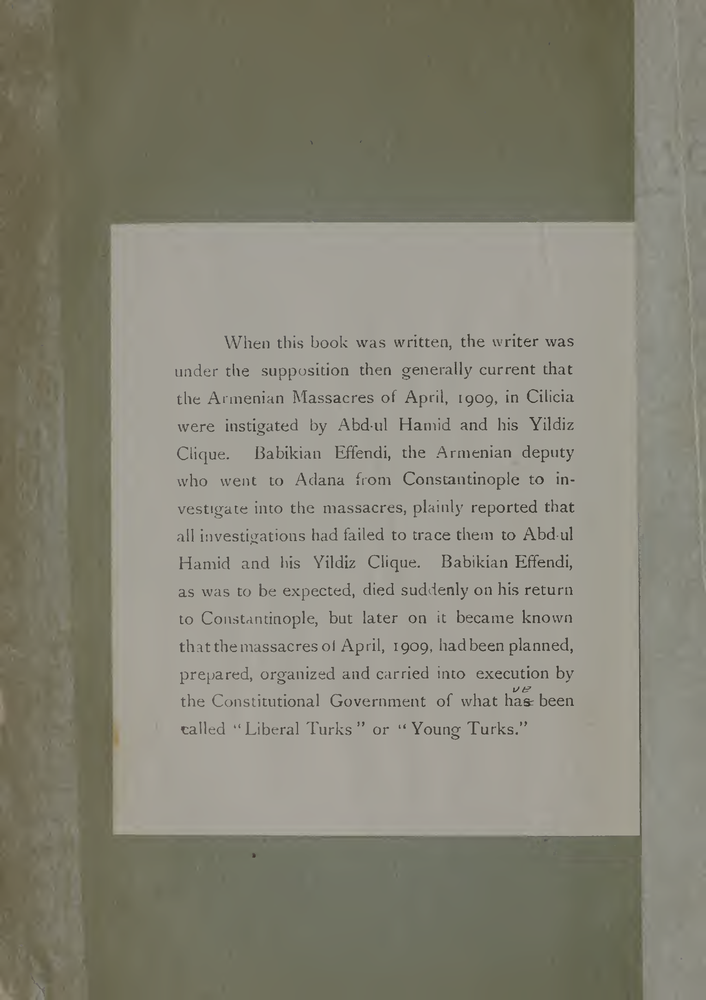
#> input picture data/raw/damage_dataset/fade/fade_a006.tiff, 706 x 1000 px, shrunk from 1850 x 2621 before the run
$ python -i damage.py   (imports and definitions only)   (older library calls are emulated)
#> lines starting #> are read from the running program, lines starting #| are printed output that depends on the picture; after the words box and inside, x2 and y2 are one past the last pixel; in counts of white or black regions, pixels touching at a corner belong together
import cv2
import numpy as np


# =========================
# Helpers
# =========================
def to_gray(image):
    image = np.array(image)

    if len(image.shape) == 2:
        return image.astype(np.uint8)

    return cv2.cvtColor(image, cv2.COLOR_RGB2GRAY).astype(np.uint8)
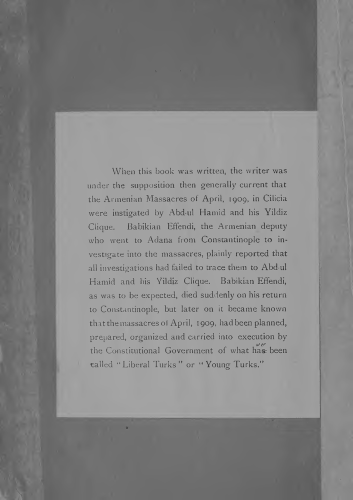
#> returned value: shape (1000, 706) (shown at 1/2 size); min 32, max 185, mean 132.1


# =========================
# 1. Noise Detection
# =========================
def detect_noise(gray):
    lap = cv2.Laplacian(gray, cv2.CV_64F)
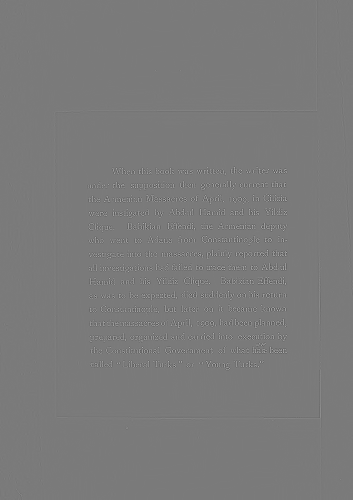
#> lap: shape (1000, 706) float64 (shown at 1/2 size); min -311, max 335, mean 0; drawn with min black and max white
    noise = np.abs(lap)

    noise = cv2.normalize(noise, None, 0, 255, cv2.NORM_MINMAX)
    return noise.astype(np.uint8)


# =========================
# 2. Faded Text Detection
# =========================
def detect_faded(gray):
    blur = cv2.GaussianBlur(gray, (21, 21), 0)
    faded = cv2.absdiff(gray, blur)

    faded = cv2.normalize(faded, None, 0, 255, cv2.NORM_MINMAX)
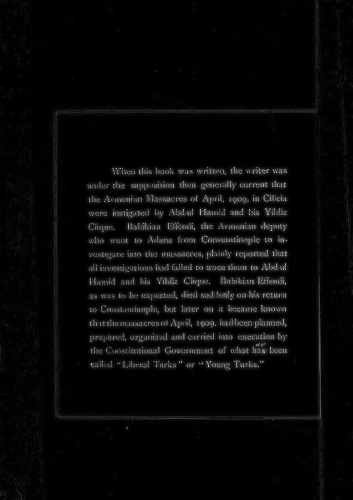
#> faded: shape (1000, 706) (shown at 1/2 size); min 0, max 255, mean 8
    return faded.astype(np.uint8)


# =========================
# 3. Stains / Broken Areas
# =========================
def detect_stains(gray):
    thresh = cv2.adaptiveThreshold(
        gray,
        255,
        cv2.ADAPTIVE_THRESH_GAUSSIAN_C,
        cv2.THRESH_BINARY_INV,
        31,
        10
    )
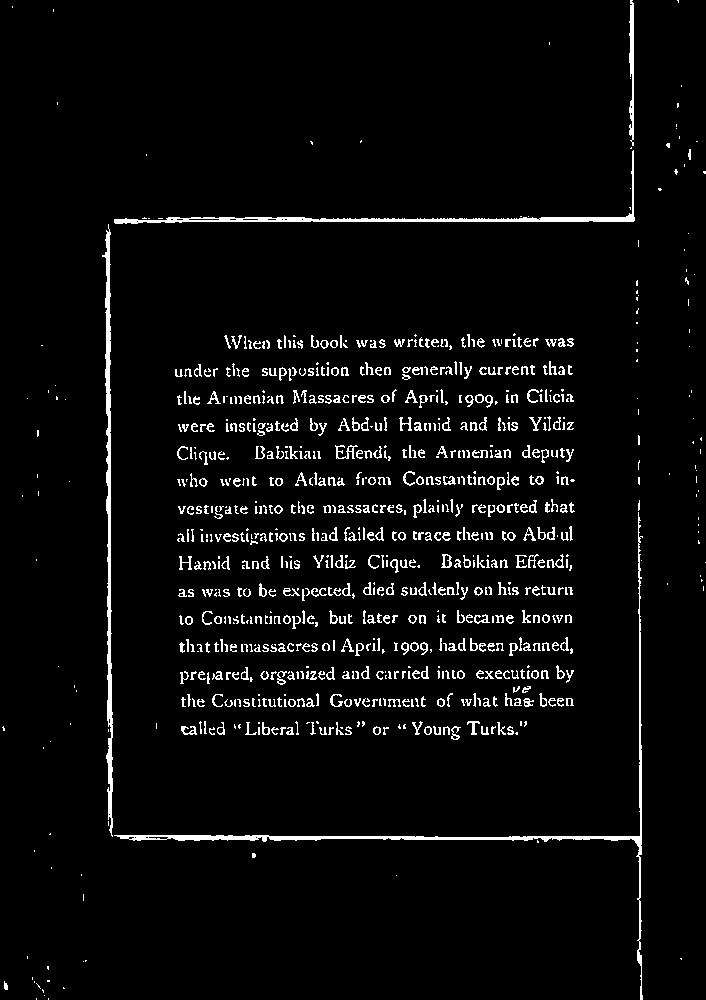
#> thresh: shape (1000, 706); 4.2% white in thin lines or dots

    kernel = np.ones((5, 5), np.uint8)
    stains = cv2.morphologyEx(thresh, cv2.MORPH_CLOSE, kernel, iterations=2)
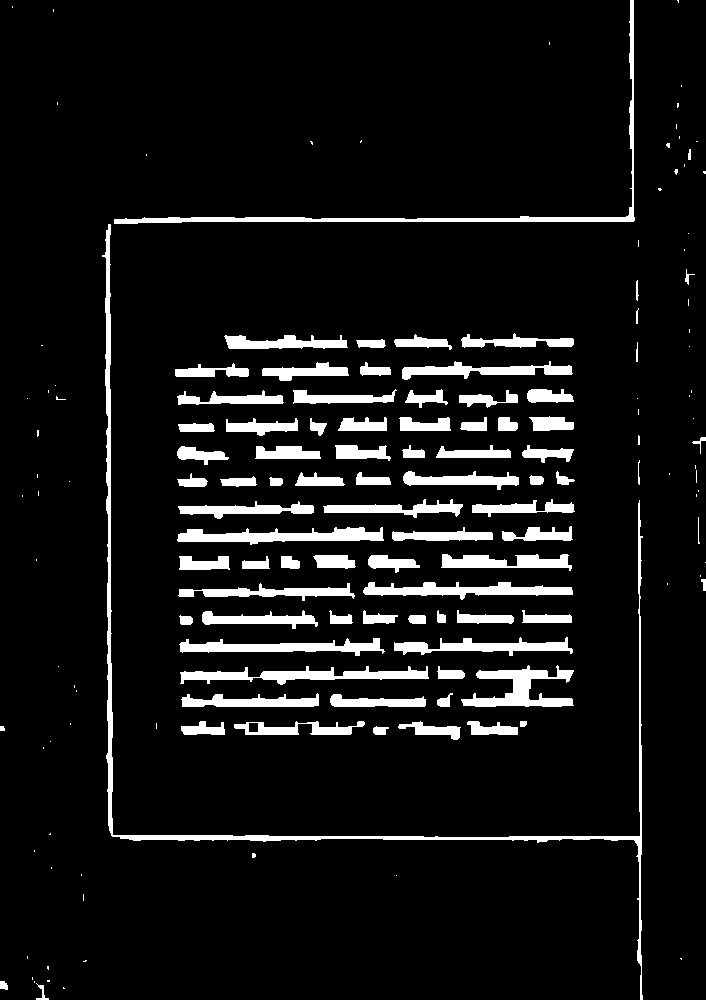
#> stains: shape (1000, 706); 7.9% white; 156 white regions (71 under 20 px), largest, box (x1, y1, x2, y2) and area: (102, 224, 643, 1000) 5995, (114, 0, 635, 224) 3128, (461, 665, 574, 707) 2112

    return stains


# =========================
# 4. Full Damage Analysis
# =========================
def analyze_damage(image):

    gray = to_gray(image)

    noise_map = detect_noise(gray)
    faded_map = detect_faded(gray)
    stain_map = detect_stains(gray)

    noise = noise_map / 255.0
    faded = faded_map / 255.0
    stains = stain_map / 255.0

    damage_score_map = (0.3 * noise + 0.4 * faded + 0.3 * stains)
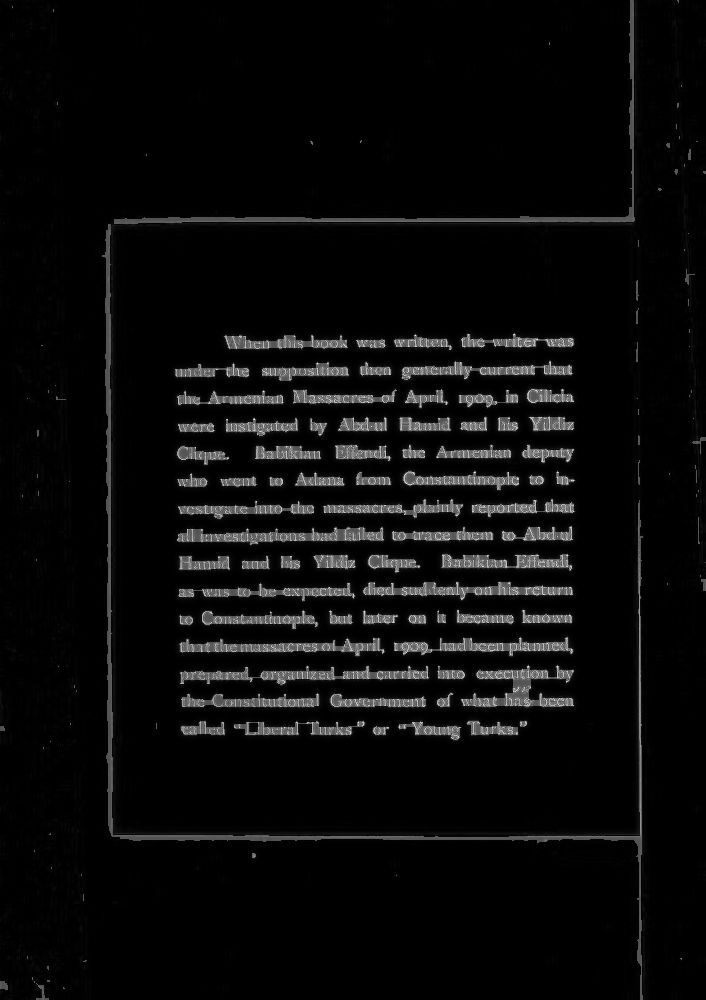
#> damage_score_map: shape (1000, 706) float64; min 0, max 0.944, mean 0.0418

    heatmap = cv2.normalize(damage_score_map, None, 0, 255, cv2.NORM_MINMAX)
    heatmap = heatmap.astype(np.uint8)

    return {
        "noise_map": noise_map,
        "faded_map": faded_map,
        "stain_map": stain_map,
        "damage_score_map": heatmap,
        "damage_score": float(np.mean(damage_score_map))
    }


# =========================
# 5. Heatmap Overlay
# =========================
# [18 lines left out: function generate_heatmap, not called in this run]

>>> import cv2
>>> picture = cv2.cvtColor(cv2.imread('../data/raw/damage_dataset/fade/fade_a006.tiff'), cv2.COLOR_BGR2RGB)
>>> result = analyze_damage(picture)
#> result = 5 items

$ run again, on data/raw/damage_dataset/fade/fade_a013.tiff
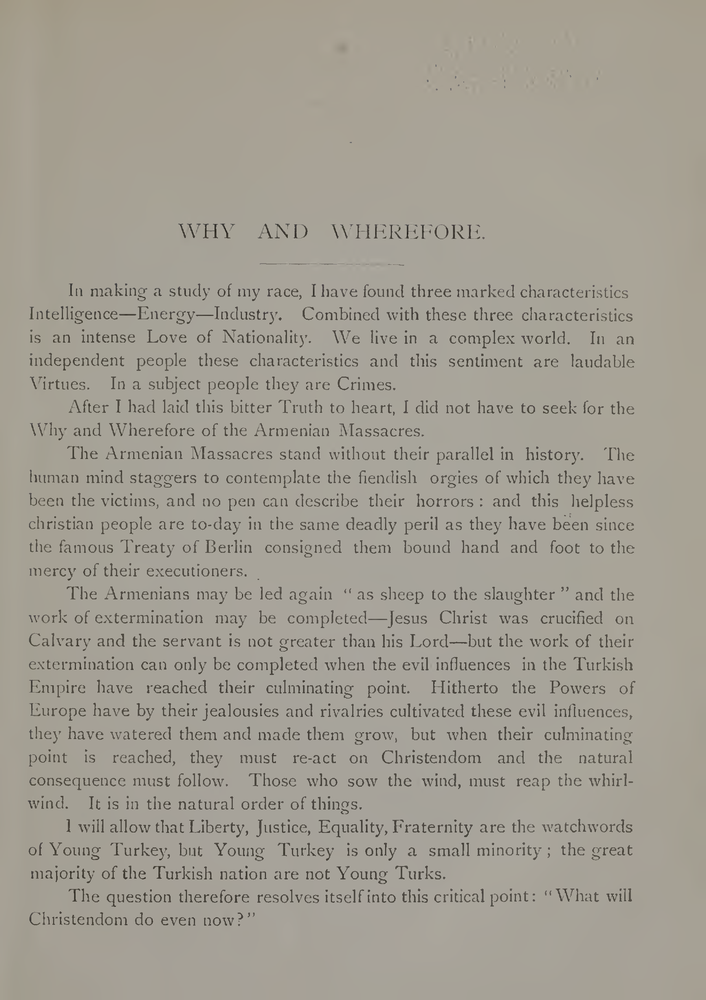
#> input picture data/raw/damage_dataset/fade/fade_a013.tiff, 706 x 1000 px, shrunk from 1850 x 2621 before the run
#> in detect_stains, `thresh = cv2.adaptiveThreshold( gray, 255, cv2.ADAPTIVE_THRESH_GAUSSIA..`:
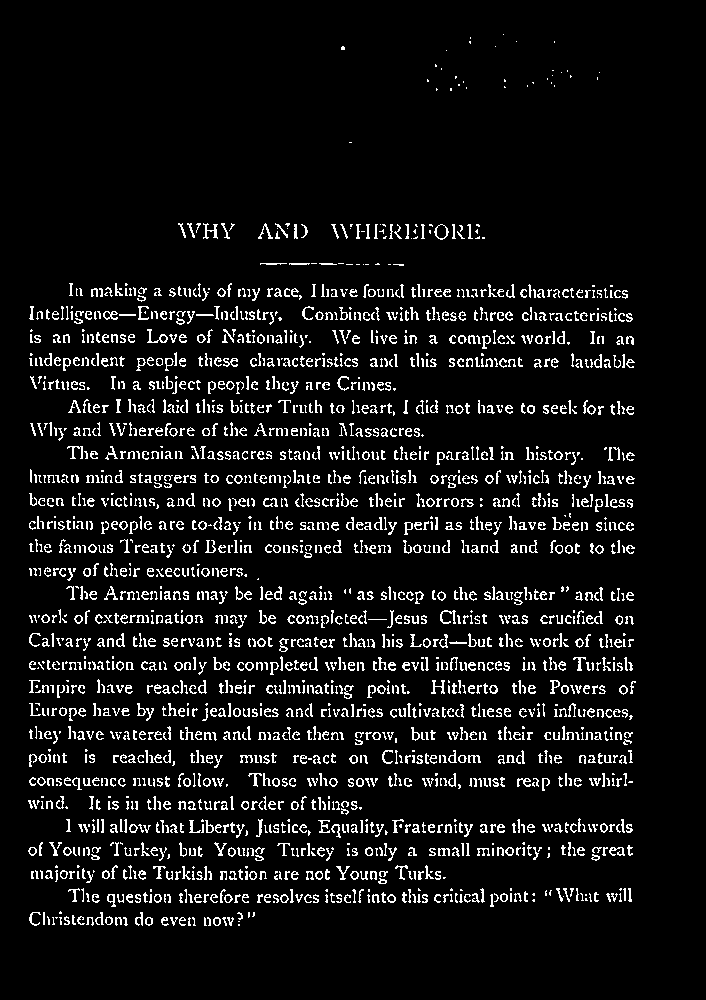
#> thresh: shape (1000, 706); 7.6% white in thin lines or dots, all inside (x1, y1, x2, y2) = (28, 34, 636, 926)
#> in analyze_damage, `damage_score_map = (0.3 * noise + 0.4 * faded + 0.3 * stains)`:
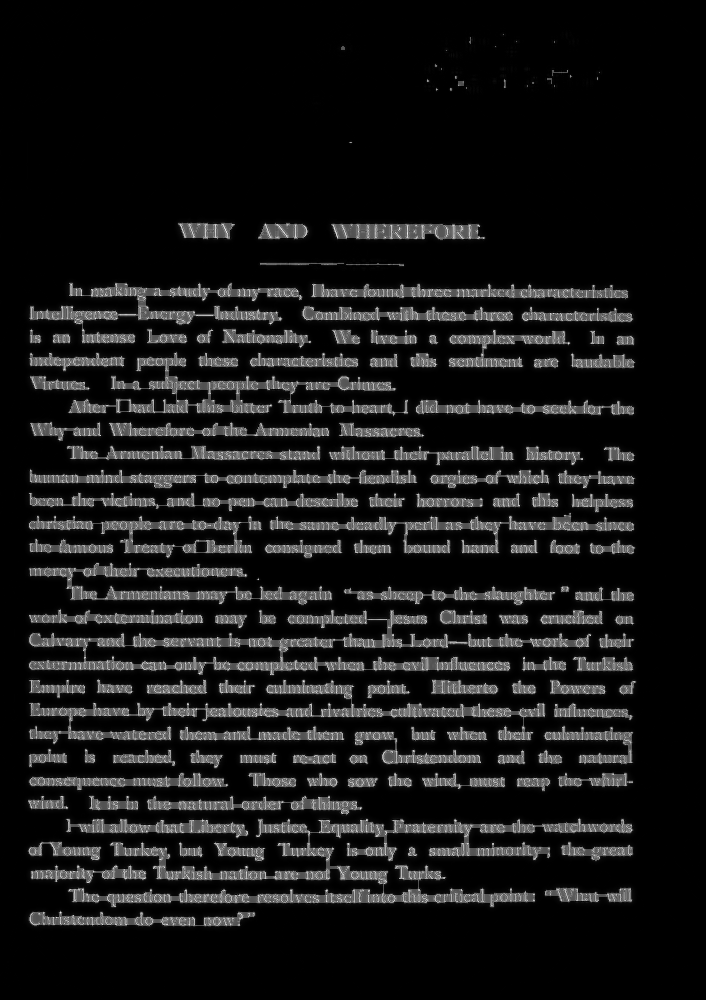
#> damage_score_map: shape (1000, 706) float64; min 0, max 0.964, mean 0.0899
#> result = 5 items

$ run again, on data/raw/damage_dataset/fade/fade_a020.tiff
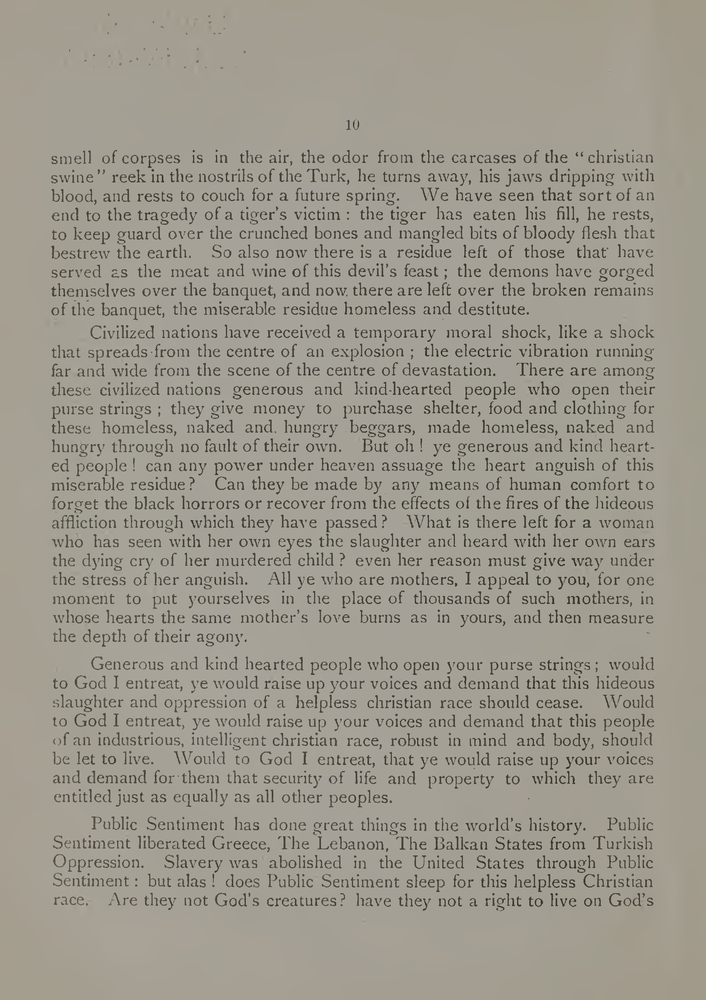
#> input picture data/raw/damage_dataset/fade/fade_a020.tiff, 706 x 1000 px, shrunk from 1850 x 2621 before the run
#> in detect_stains, `thresh = cv2.adaptiveThreshold( gray, 255, cv2.ADAPTIVE_THRESH_GAUSSIA..`:
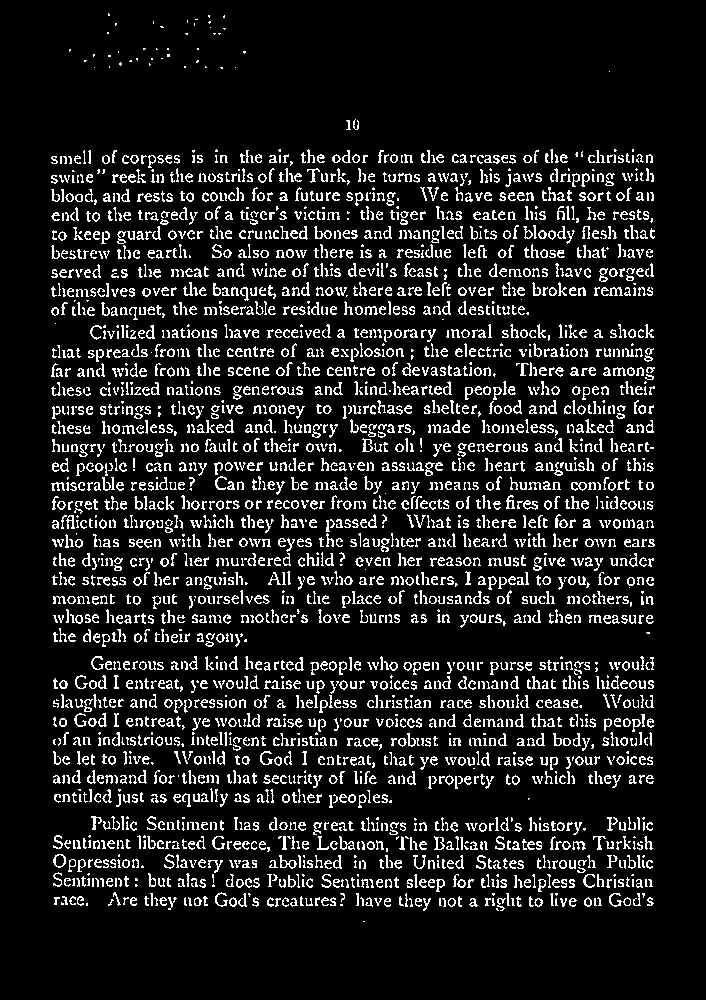
#> thresh: shape (1000, 706); 11.5% white in thin lines or dots, all inside (x1, y1, x2, y2) = (51, 13, 655, 922)
#> in analyze_damage, `damage_score_map = (0.3 * noise + 0.4 * faded + 0.3 * stains)`:
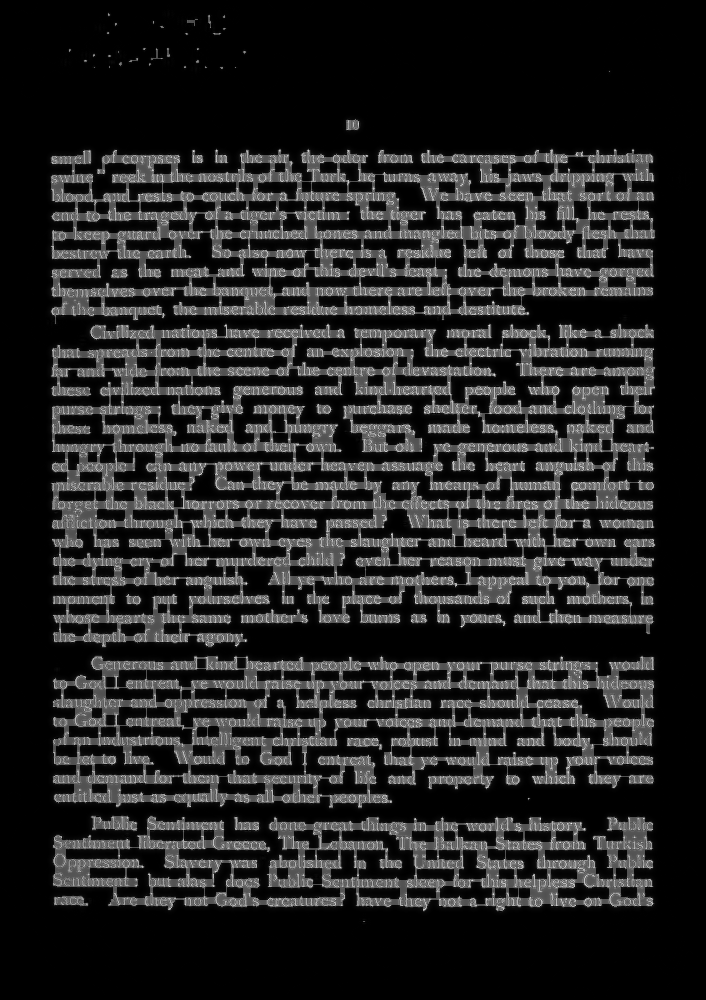
#> damage_score_map: shape (1000, 706) float64; min 0, max 0.975, mean 0.144
#> result = 5 items
